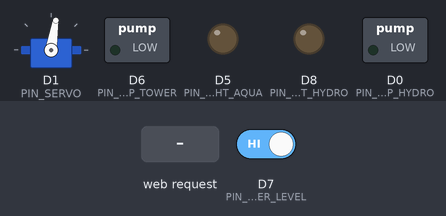
Bench run of a sketch on a simulated ESP8266 (Wemos D1 mini). Parts: servo, switched loads named in the sketch (green lamp = pin HIGH), output pins drawn as LEDs (lit = HIGH). The inputs (shaded band) are chosen by the test bench; at power-on: D7 (PIN_WATER_LEVEL) HIGH. WiFi joins after 1.5 s; servers stay silent unless stated; what the sketch prints to the serial monitor is not drawn.

Above: at 3.9 s.
4.0 s: HTTP request GET /feed received
At 4.8 s:
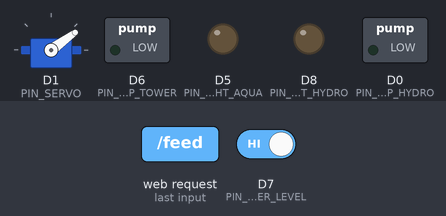
6.5 s: HTTP request GET /pump received
At 7.0 s:
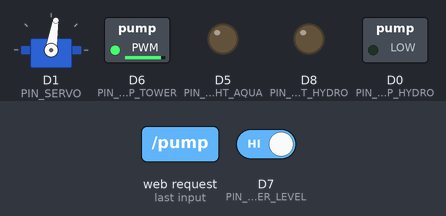
8.0 s: HTTP request GET /feed?hydro=1 received
At 8.8 s:
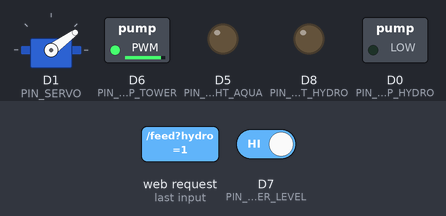
10.5 s: HTTP request GET /light?hydro=1 received
At 11.0 s:
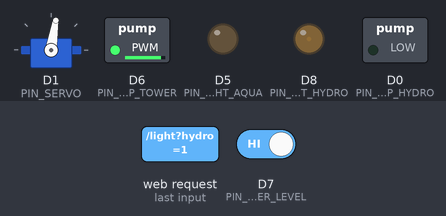
12.0 s: HTTP request GET /feed?hydro=0 received
At 12.8 s:
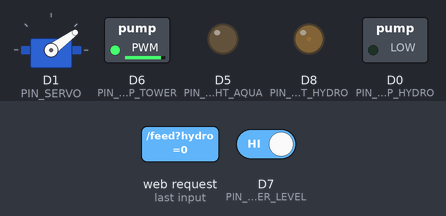
14.5 s: HTTP request GET /light?hydro=120 received
At 15.3 s:
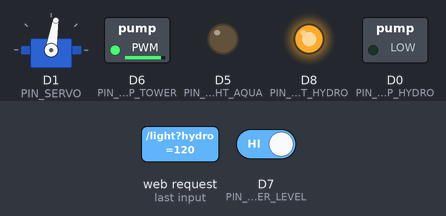
Timing chart, 0 to 23.0 s (numbered marks = the images above; inputs shaded):
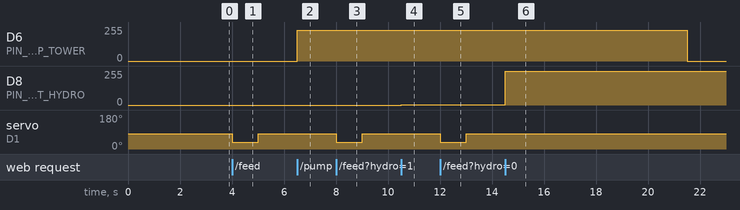

The sketch:

hydroponic_copy_20261003113603.ino
```cpp
/*
 * Smart Aquarium / Hydroponics — Arduino IDE version
 * Board: LOLIN(WEMOS) D1 R2 & mini  (ESP8266)
 *
 * Пины:
 *   D0  -> PWM  помпа гидропоники
 *   D1  -> PWM  серво (кормушка)
 *   D2  -> I2C SDA
 *   D3  -> Dallas DS18B20
 *   D4  -> I2C SCL
 *   D5  -> PWM  свет аквариум
 *   D6  -> PWM  помпа второй башни (рассада)
 *   D7  -> датчик низкого уровня воды (INPUT_PULLUP)
 *   D8  -> PWM  свет гидропоники
 */

#include <ESP8266WiFi.h>
#include <ESP8266WebServer.h>
#include <ESP8266mDNS.h>
#include <ArduinoOTA.h>
#include <Servo.h>
#include <OneWire.h>
#include <DallasTemperature.h>

// ==================== НАСТРОЙКИ ====================
const char* WIFI_SSID     = "Wifi";
const char* WIFI_PASSWORD = "pass";
const char* OTA_PASSWORD  = "pass";
const char* HOSTNAME      = "smart-aquarium";

// ==================== ПИНЫ ====================
#define PIN_PWM_PUMP_HYDRO   D0
#define PIN_SERVO            D1
#define PIN_ONEWIRE          D3
#define PIN_PWM_LIGHT_AQUA   D5
#define PIN_PWM_PUMP_TOWER   D6
#define PIN_WATER_LEVEL      D7
#define PIN_PWM_LIGHT_HYDRO  D8

// ==================== ОБЪЕКТЫ ====================
OneWire oneWire(PIN_ONEWIRE);
DallasTemperature ds18b20(&oneWire);
Servo feedServo;
ESP8266WebServer server(80);

// ==================== СОСТОЯНИЯ ====================
bool  pumpTowerRunning  = false;
unsigned long pumpTowerStopAt = 0;

bool  feedRunning       = false;
unsigned long feedStepAt = 0;
int   feedStep          = 0;

bool  waterLevelLow     = false;

unsigned long lastTempRead  = 0;
unsigned long lastWifiPrint = 0;
float waterTempC = NAN;

// ==================== СЕРВО (кормушка) ====================
// Позиции: -10% ≈ покой, -60% ≈ открыто (эмуляция level из ESPHome)
// Servo.write принимает 0..180. ESPHome level: -100%..100% -> 0..180
int levelToAngle(float levelPercent) {
  // -100% -> 0°, 0% -> 90°, +100% -> 180°
  float a = (levelPercent + 100.0f) * 0.9f;
  if (a < 0)   a = 0;
  if (a > 180) a = 180;
  return (int)a;
}

void servoWriteLevel(float level) {
  feedServo.attach(PIN_SERVO);
  feedServo.write(levelToAngle(level));
}

void servoDetach() {
  feedServo.detach();
}

// ==================== PWM ХЕЛПЕРЫ ====================
void setPwm(uint8_t pin, float percent) {
  if (percent < 0)   percent = 0;
  if (percent > 100) percent = 100;
  int duty = (int)(percent / 100.0f * 1023.0f);
  analogWrite(pin, duty);
}

// ==================== КОРМУШКА ====================
void startFeed() {
  feedRunning = true;
  feedStep = 0;
  feedStepAt = millis();
  Serial.println("[FEED] start");
}

void feedLoop() {
  if (!feedRunning) return;
  unsigned long now = millis();
  switch (feedStep) {
    case 0:  // открыть
      servoWriteLevel(-60.0f);
      feedStep = 1;
      feedStepAt = now + 1000;
      break;
    case 1:
      if (now >= feedStepAt) {
        servoWriteLevel(-10.0f);
        feedStep = 2;
        feedStepAt = now + 1000;
      }
      break;
    case 2:
      if (now >= feedStepAt) {
        servoDetach();
        feedRunning = false;
        feedStep = 3;
        Serial.println("[FEED] done");
      }
      break;
    default:
      feedRunning = false;
      break;
  }
}

// ==================== ПОМПА ВТОРОЙ БАШНИ ====================
void startPumpTower() {
  if (pumpTowerRunning) return;
  pumpTowerRunning = true;
  setPwm(PIN_PWM_PUMP_TOWER, 90.0f);
  pumpTowerStopAt = millis() + 15000UL;
  Serial.println("[PUMP TOWER] on");
}

void pumpTowerLoop() {
  if (pumpTowerRunning && millis() >= pumpTowerStopAt) {
    setPwm(PIN_PWM_PUMP_TOWER, 0.0f);
    pumpTowerRunning = false;
    Serial.println("[PUMP TOWER] off");
  }
}

// ==================== ВЕБ-СЕРВЕР ====================
String htmlPage() {
  String s = F("<!DOCTYPE html><html><head><meta charset='utf-8'>");
  s += F("<meta name='viewport' content='width=device-width,initial-scale=1'>");
  s += F("<title>Smart Aquarium</title></head><body>");
  s += F("<h2>Smart Aquarium</h2>");
  s += F("<p>Uptime: "); s += String(millis() / 1000); s += F(" s</p>");
  s += F("<p>Water temp: ");
  if (isnan(waterTempC)) s += F("n/a");
  else { s += String(waterTempC, 2); s += F(" &deg;C"); }
  s += F("</p>");
  s += F("<p>Water level low: "); s += waterLevelLow ? F("YES") : F("no"); s += F("</p>");
  s += F("<p>Pump tower: "); s += pumpTowerRunning ? F("ON") : F("off"); s += F("</p>");
  s += F("<hr>");
  s += F("<form action='/feed' method='get'><button>Feed fish</button></form>");
  s += F("<form action='/pump' method='get'><button>Run pump tower 15s</button></form>");
  s += F("<form action='/restart' method='get'><button>Restart</button></form>");
  s += F("<hr><form action='/light' method='get'>");
  s += F("Hydro light %: <input name='hydro' type='number' min='0' max='100' value='0'>");
  s += F("<input type='submit'></form>");
  s += F("<form action='/light' method='get'>");
  s += F("Aqua light %: <input name='aqua' type='number' min='0' max='100' value='0'>");
  s += F("<input type='submit'></form>");
  s += F("</body></html>");
  return s;
}

void handleRoot()  { server.send(200, "text/html", htmlPage()); }
void handleFeed()  { startFeed();        server.sendHeader("Location", "/"); server.send(303); }
void handlePump()  { startPumpTower();   server.sendHeader("Location", "/"); server.send(303); }
void handleRestart() {
  server.send(200, "text/plain", "Restarting...");
  delay(300);
  ESP.restart();
}
void handleLight() {
  if (server.hasArg("hydro")) setPwm(PIN_PWM_LIGHT_HYDRO, server.arg("hydro").toFloat());
  if (server.hasArg("aqua"))  setPwm(PIN_PWM_LIGHT_AQUA,  server.arg("aqua").toFloat());
  server.sendHeader("Location", "/");
  server.send(303);
}

// ==================== SETUP ====================
void setup() {
  Serial.begin(115200);
  delay(200);
  Serial.println();
  Serial.println(F("=== Smart Aquarium boot ==="));

  // PWM
  pinMode(PIN_PWM_PUMP_HYDRO,  OUTPUT);
  pinMode(PIN_PWM_PUMP_TOWER,  OUTPUT);
  pinMode(PIN_PWM_LIGHT_HYDRO, OUTPUT);
  pinMode(PIN_PWM_LIGHT_AQUA,  OUTPUT);
  analogWriteRange(1023);
  setPwm(PIN_PWM_PUMP_HYDRO,  0);
  setPwm(PIN_PWM_PUMP_TOWER,  0);
  setPwm(PIN_PWM_LIGHT_HYDRO, 0);
  setPwm(PIN_PWM_LIGHT_AQUA,  0);

  // Уровень воды
  pinMode(PIN_WATER_LEVEL, INPUT_PULLUP);

  // Dallas
  ds18b20.begin();

  // Servo — исходное положение как в on_boot
  servoWriteLevel(-10.0f);
  delay(1000);
  servoDetach();

  // WiFi
  WiFi.mode(WIFI_STA);
  WiFi.hostname(HOSTNAME);
  WiFi.begin(WIFI_SSID, WIFI_PASSWORD);
  Serial.print(F("WiFi connecting"));
  unsigned long wifiStart = millis();
  while (WiFi.status() != WL_CONNECTED && millis() - wifiStart < 20000) {
    delay(500);
    Serial.print('.');
  }
  Serial.println();
  if (WiFi.status() == WL_CONNECTED) {
    Serial.print(F("WiFi OK, IP: "));
    Serial.println(WiFi.localIP());
  } else {
    Serial.println(F("WiFi FAILED — работаем без сети"));
  }

  // OTA
  ArduinoOTA.setHostname(HOSTNAME);
  ArduinoOTA.setPassword(OTA_PASSWORD);
  ArduinoOTA.onStart([]() { Serial.println(F("OTA start")); });
  ArduinoOTA.onEnd([]()   { Serial.println(F("\nOTA end")); });
  ArduinoOTA.onError([](ota_error_t e) { Serial.printf("OTA error %u\n", e); });
  ArduinoOTA.begin();

  // Web
  server.on("/",        handleRoot);
  server.on("/feed",    handleFeed);
  server.on("/pump",    handlePump);
  server.on("/restart", handleRestart);
  server.on("/light",   handleLight);
  server.begin();
  MDNS.begin(HOSTNAME);
  Serial.println(F("HTTP server started"));
}

// ==================== LOOP ====================
void loop() {
  ArduinoOTA.handle();
  server.handleClient();
  feedLoop();
  pumpTowerLoop();

  // Датчик уровня воды — с антидребезгом 200 мс (как в ESPHome)
  static bool lastRaw = HIGH;
  static unsigned long lastChange = 0;
  bool raw = digitalRead(PIN_WATER_LEVEL);
  if (raw != lastRaw) {
    lastRaw = raw;
    lastChange = millis();
  }
  if (millis() - lastChange > 200) {
    waterLevelLow = (lastRaw == LOW);  // INPUT_PULLUP: LOW = вода низко
  }

  // Dallas каждые 30 сек
  if (millis() - lastTempRead > 30000UL) {
    lastTempRead = millis();
    ds18b20.requestTemperatures();
    float t = ds18b20.getTempCByIndex(0);
    if (t != DEVICE_DISCONNECTED) waterTempC = t;
    Serial.printf("[TEMP] %.2f C\n", waterTempC);
  }

  // Периодический вывод статуса
  if (millis() - lastWifiPrint > 60000UL) {
    lastWifiPrint = millis();
    Serial.printf("[STATUS] uptime=%lus wifi=%ddBm temp=%.2f level=%s\n",
                  millis() / 1000,
                  WiFi.RSSI(),
                  waterTempC,
                  waterLevelLow ? "LOW" : "ok");
  }

  delay(5);
}
```

Measured:
- after the input at 4.0 s, servo on D1 (PIN_SERVO): 81° → 36° at once, → 81° 1.0 s later
- after the input at 6.5 s, D6 (PIN_PWM_PUMP_TOWER): 0/255 → 229/255 at once
- after the input at 8.0 s, servo on D1 (PIN_SERVO): 81° → 36° at once, → 81° 1.0 s later
- after the input at 10.5 s, D8 (PIN_PWM_LIGHT_HYDRO): 0/255 → 2/255 at once
- after the input at 12.0 s, servo on D1 (PIN_SERVO): 81° → 36° at once, → 81° 1.0 s later
- after the input at 14.5 s, D8 (PIN_PWM_LIGHT_HYDRO): 2/255 → 255/255 at once
